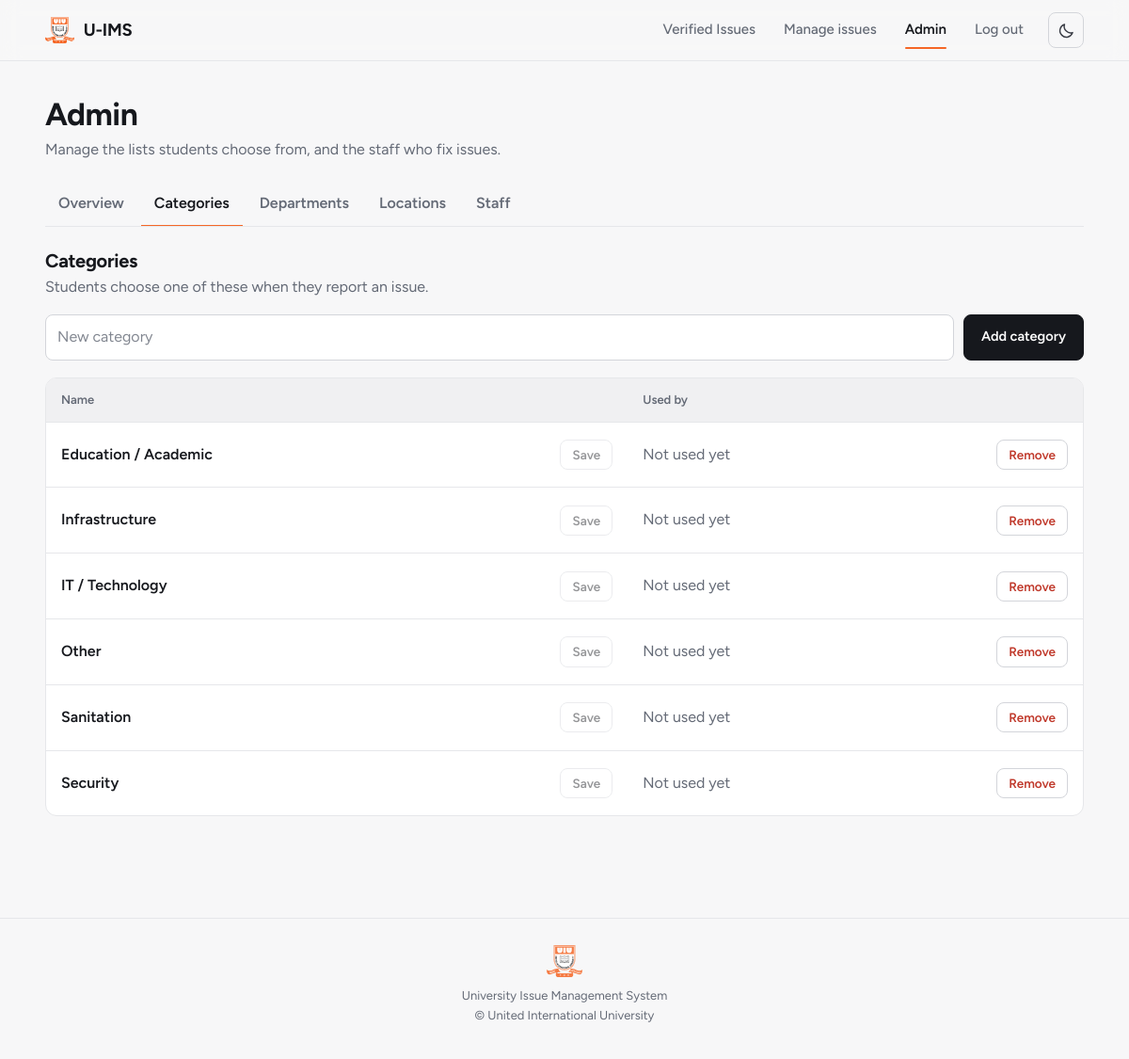
The app's page /admin.php?tab=categories (signed in) with its own data.
### tables this page shows
CREATE TABLE categories (
    category_id INT AUTO_INCREMENT PRIMARY KEY,
    category_name VARCHAR(80) NOT NULL UNIQUE
);

### config/auth.php (called while the page is built, shortened)
<?php
function e(string $value): string
{
    return htmlspecialchars($value, ENT_QUOTES, 'UTF-8');
}
?>

### admin.php (the view, shortened to what this page needs)
<?php
require "config/database.php";
require "config/auth.php";
$LOOKUPS = [
    'categories' => [
        'table' => 'categories', 'id' => 'category_id', 'name' => 'category_name', 'max' => 80,
        'singular' => 'category', 'title' => 'Categories',
        'hint' => 'Students choose one of these when they report an issue.',
        'usage' => [['issues', 'category_id', 'issue', 'issues']],
    ],
    'departments' => [
        'table' => 'departments', 'id' => 'department_id', 'name' => 'department_name', 'max' => 100,
        'singular' => 'department', 'title' => 'Departments',
        'hint' => 'Shown on the registration form and when an issue is routed to a department.',
        'usage' => [['issues', 'department_id', 'issue', 'issues'], ['users', 'department_id', 'user', 'users']],
    ],
    'locations' => [
        'table' => 'locations', 'id' => 'location_id', 'name' => 'location_name', 'max' => 150,
        'singular' => 'location', 'title' => 'Locations',
        'hint' => 'Places on campus where issues can happen.',
        'usage' => [['issues', 'location_id', 'issue', 'issues']],
    ],
];
$TABS = ['overview' => 'Overview', 'categories' => 'Categories', 'departments' => 'Departments', 'locations' => 'Locations', 'staff' => 'Staff'];
$tab = (string) ($_GET['tab'] ?? 'overview');
if (isset($LOOKUPS[$tab])) {
    $cfg = $LOOKUPS[$tab];
    $subqueries = [];
    foreach ($cfg['usage'] as $i => [$table, $column]) {
        $subqueries[] = "(SELECT COUNT(*) FROM $table WHERE $table.$column = t.{$cfg['id']}) AS use_$i";
    }
    $rows = $pdo->query("SELECT t.{$cfg['id']} AS id, t.{$cfg['name']} AS name, " . implode(', ', $subqueries) . " FROM {$cfg['table']} t ORDER BY t.{$cfg['name']}")->fetchAll();
}
require "partials/header.php";
?>
<div class="container">
  <div class="page-head">
    <h1>Admin</h1>
    <p class="muted">Manage the lists students choose from, and the staff who fix issues.</p>
  </div>
  <nav class="tabs" aria-label="Admin sections">
    <?php foreach ($TABS as $key => $label): ?>
      <a href="admin.php?tab=<?= $key ?>"<?= $tab === $key ? ' class="is-active" aria-current="page"' : '' ?>><?= e($label) ?></a>
    <?php endforeach; ?>
  </nav>
  <?php if ($tab === 'overview'): ?>
    <div class="stat-row">
      <?php foreach ($stats as $label => $value): ?>
        <div class="stat-tile">
          <div class="stat"><?= $value ?></div>
          <div class="muted"><?= e($label) ?></div>
        </div>
      <?php endforeach; ?>
    </div>
    <div class="two-col">
      <section class="card">
        <h2 class="card-title">Issues by category</h2>
        <?php if (!$cats): ?>
          <p class="muted">No categories yet.</p>
        <?php else: ?>
          <?php foreach ($cats as $c): ?>
            <div class="bar-row">
              <span class="bar-name"><?= e($c['category_name']) ?></span>
              <div class="bar"><div class="bar-fill" style="--width: <?= round(($c['total'] / $catMax) * 100, 1) ?>%"></div></div>
              <span class="bar-count"><?= (int) $c['total'] ?></span>
            </div>
          <?php endforeach; ?>
        <?php endif; ?>
      </section>
      <section class="card">
        <h2 class="card-title">Open jobs</h2>
        <?php if (!$activeJobs): ?>
          <p class="muted">No jobs are assigned right now. Assign staff from <a class="text-link" href="authority.php">Manage issues</a>.</p>
        <?php else: ?>
          <ul class="plain-list">
            <?php foreach ($activeJobs as $j): ?>
              <li>
                <a href="manage_issue.php?id=<?= (int) $j['issue_id'] ?>"><strong>#<?= (int) $j['issue_id'] ?> <?= e($j['title']) ?></strong></a>
                <span class="muted"><?= e($j['name']) ?>, <?= e(strtolower($j['staff_role'])) ?></span>
              </li>
            <?php endforeach; ?>
          </ul>
        <?php endif; ?>
      </section>
    </div>
  <?php elseif (isset($LOOKUPS[$tab])): ?>
    <div class="panel-head">
      <div>
        <h2><?= e($cfg['title']) ?></h2>
        <p class="muted"><?= e($cfg['hint']) ?></p>
      </div>
    </div>
    <form method="post" class="inline-add" data-once>
      <input name="name" maxlength="<?= (int) $cfg['max'] ?>" placeholder="New <?= e($cfg['singular']) ?>" aria-label="New <?= e($cfg['singular']) ?> name" required>
      <button class="btn" type="submit">Add <?= e($cfg['singular']) ?></button>
    </form>
    <?php if (!$rows): ?>
      <div class="card empty">No <?= e(strtolower($cfg['title'])) ?> yet. Add the first one above.</div>
    <?php else: ?>
      <table class="lookup-table">
        <thead>
          <tr><th>Name</th><th>Used by</th><th><span class="sr-only">Remove</span></th></tr>
        </thead>
        <tbody>
          <?php foreach ($rows as $r):
            $usage = [];
          ?>
            <tr>
              <td>
                <form method="post" class="rename-form" data-rename>
                  <input name="name" value="<?= e($r['name']) ?>" data-original="<?= e($r['name']) ?>" maxlength="<?= (int) $cfg['max'] ?>" aria-label="Rename <?= e($r['name']) ?>" required>
                  <button class="btn secondary sm" type="submit" disabled>Save</button>
                </form>
              </td>
              <td class="muted"><?= $usage ? e(implode(', ', $usage)) : 'Not used yet' ?></td>
              <td class="cell-right">
                <form method="post" class="inline-form">
                  <?php if ($usage): ?>
                    <button class="btn danger sm" type="button" disabled title="In use, so it can't be removed. Rename it instead.">Remove</button>
                  <?php else: ?>
                    <button class="btn danger sm" type="submit" data-confirm="Remove &quot;<?= e($r['name']) ?>&quot;?">Remove</button>
                  <?php endif; ?>
                </form>
              </td>
            </tr>
          <?php endforeach; ?>
        </tbody>
      </table>
    <?php endif; ?>
  <?php endif; ?>
</div>
<?php require "partials/footer.php"; ?>

### assets/style.css (style rules this page uses)
:root { --bg: #f7f7f8; --surface: #ffffff; --surface-2: #f0f0f2; --ink: #16181d; --ink-soft: #3a3d46; --muted: #646a76; --line: #e6e7ea; --line-strong: #d3d5da; --on-ink: #ffffff; --accent: #f56726; --accent-ink: #bf4a12; --accent-soft: #fff0e8; --green: #177a45; --green-soft: #e3f4ea; --red: #c0392b; --red-soft: #fdeceb; --amber: #9a5208; --amber-soft: #fdf0dc; --blue: #2c5fc4; --blue-soft: #e8effc; --radius: 12px; --radius-sm: 8px; --font: "Figtree", system-ui, -apple-system, "Segoe UI", Roboto, "Helvetica Neue", Arial, sans-serif; --nav-h: 64px; }
* { box-sizing: border-box; }
html { -webkit-text-size-adjust: 100%; }
body { margin: 0; min-height: 100vh; display: flex; flex-direction: column; font-family: var(--font); font-size: 16px; line-height: 1.55; background: var(--bg); color: var(--ink); -webkit-font-smoothing: antialiased; }
h1, h2, h3 { margin: 0 0 .5em; line-height: 1.2; letter-spacing: -.015em; font-weight: 700; }
h1 { font-size: clamp(1.65rem, 3.2vw, 2.1rem); }
h2 { font-size: 1.25rem; }
p { margin: 0 0 1em; }
a { color: inherit; text-decoration: none; }
button, input, select, textarea { font: inherit; color: inherit; }
.muted { color: var(--muted); }
.cell-right { text-align: right; }
.container { width: min(1120px, 92%); margin: 36px auto; }
.page-head { margin-bottom: 22px; }
.page-head h1 { margin-bottom: 6px; }
.page-head p { margin: 0; }
.btn { display: inline-flex; align-items: center; justify-content: center; gap: 8px; padding: 10px 18px; border: 1px solid var(--ink); border-radius: var(--radius-sm); background: var(--ink); color: var(--on-ink); font-size: 14.5px; font-weight: 600; line-height: 1.2; cursor: pointer; white-space: nowrap; transition: background-color .15s ease, border-color .15s ease, color .15s ease, opacity .15s ease; }
.btn.sm { padding: 7px 12px; font-size: 13.5px; }
.btn.secondary { background: transparent; color: var(--ink); border-color: var(--line-strong); }
.btn.danger { background: transparent; color: var(--red); border-color: var(--line-strong); }
.btn[disabled], .btn.locked { opacity: .45; cursor: not-allowed; }
.inline-form { display: inline; margin: 0; }
input, select, textarea { width: 100%; padding: 11px 12px; border: 1px solid var(--line-strong); border-radius: var(--radius-sm); background: var(--surface); color: var(--ink); outline: none; transition: border-color .15s ease, box-shadow .15s ease; }
input::placeholder, textarea::placeholder { color: var(--muted); opacity: .8; }
table { width: 100%; border-collapse: separate; border-spacing: 0; background: var(--surface); border: 1px solid var(--line); border-radius: var(--radius); overflow: hidden; }
th, td { padding: 13px 16px; text-align: left; vertical-align: top; border-bottom: 1px solid var(--line); }
th { background: var(--surface-2); color: var(--muted); font-size: 13px; font-weight: 600; }
tbody tr:last-child td, table > tr:last-child td { border-bottom: 0; }
.tabs { display: flex; gap: 4px; margin: 0 0 24px; border-bottom: 1px solid var(--line); overflow-x: auto; }
.tabs a { padding: 10px 14px; margin-bottom: -1px; border-bottom: 2px solid transparent; color: var(--muted); font-weight: 600; white-space: nowrap; }
.tabs a.is-active { color: var(--ink); border-bottom-color: var(--accent); }
.panel-head { display: flex; align-items: flex-end; justify-content: space-between; gap: 16px; margin-bottom: 16px; }
.panel-head h2 { margin: 0 0 4px; }
.panel-head p { margin: 0; }
.inline-add { display: flex; gap: 10px; align-items: stretch; margin-bottom: 18px; }
.inline-add input, .inline-add select { flex: 1; min-width: 0; }
.lookup-table td { vertical-align: middle; }
.rename-form { display: flex; align-items: center; gap: 8px; margin: 0; }
.rename-form input { margin-left: -11px; padding: 8px 10px; border-color: transparent; background: transparent; font-weight: 600; }

### records on screen
categories: name "Education / Academic"
categories: name "Infrastructure"
categories: name "IT / Technology"
categories: name "Other"
categories: name "Sanitation"
categories: name "Security"

### other values on screen
$label "Overview"
$label "Categories"
$label "Departments"
$label "Locations"
$label "Staff"
$cfg['title'] "Categories"
$cfg['hint'] "Students choose one of these when they report an issue."
$cfg['singular'] "category"
